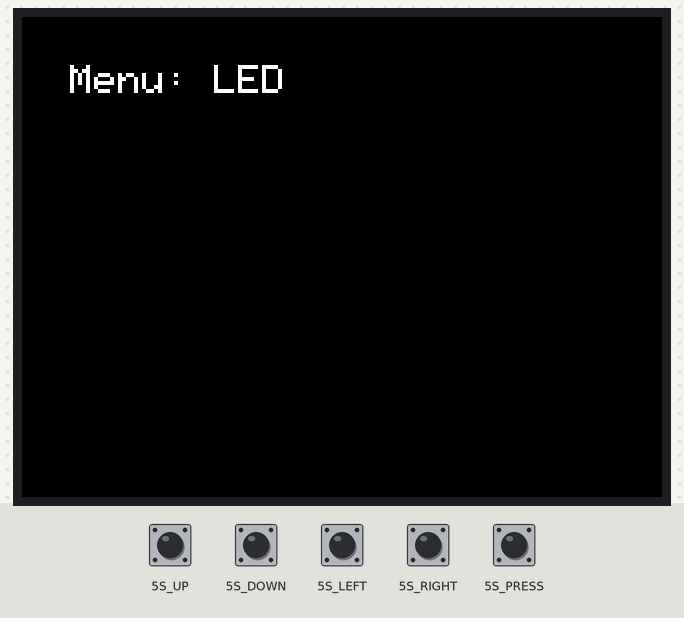
Bench run of a sketch on a simulated Seeed Wio Terminal. Shown: 320×240 colour display. Inputs (shaded band) come from the test bench; at power-on: 5S_DOWN, 5S_LEFT, 5S_PRESS, 5S_RIGHT, 5S_UP HIGH.

Above: at 1.3 s.
1.4 s: 5S_UP pulled LOW for 0.15 s
At 2.4 s:
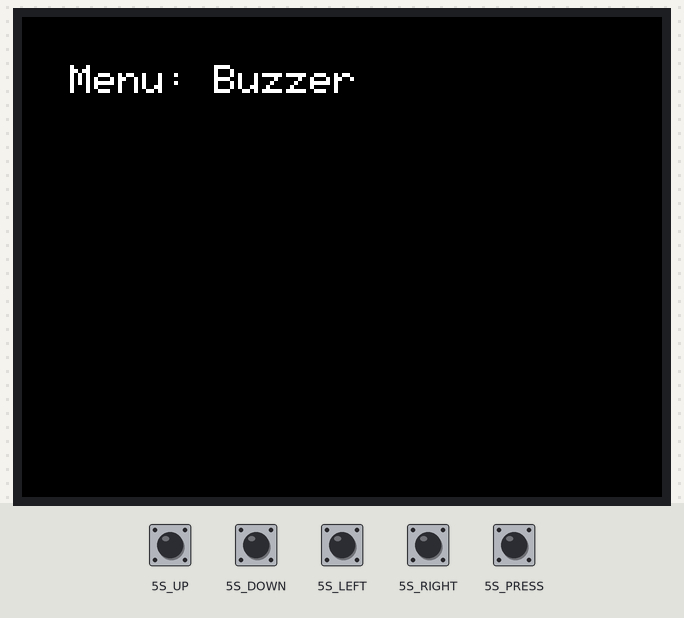
3.0 s: 5S_RIGHT pulled LOW for 0.15 s
At 3.8 s:
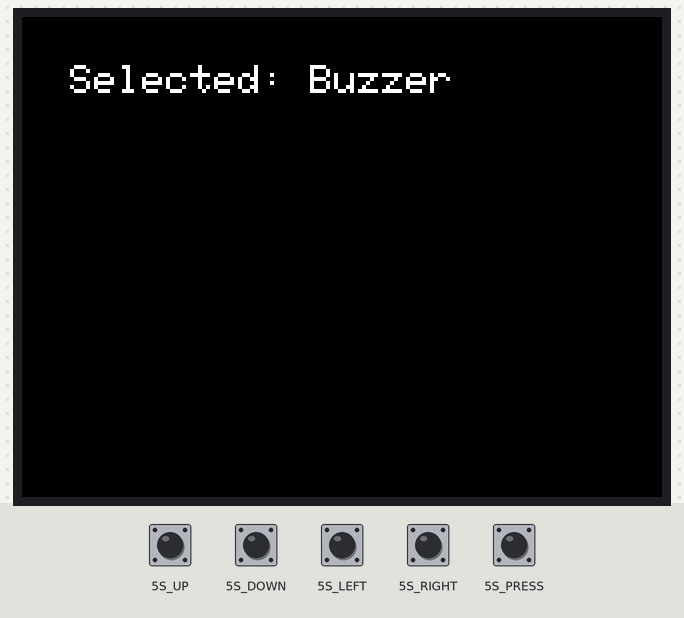
4.6 s: 5S_LEFT pulled LOW for 0.15 s
At 5.3 s:
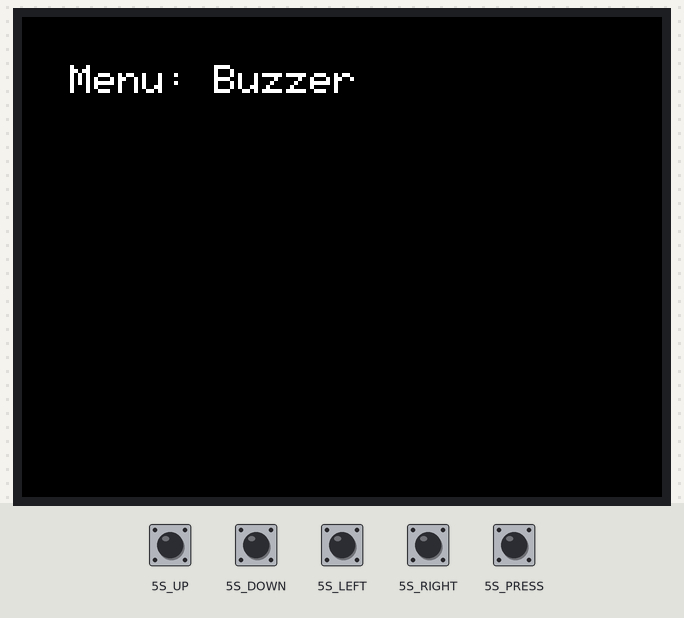
6.2 s: 5S_UP pulled LOW for 1 s
At 6.7 s:
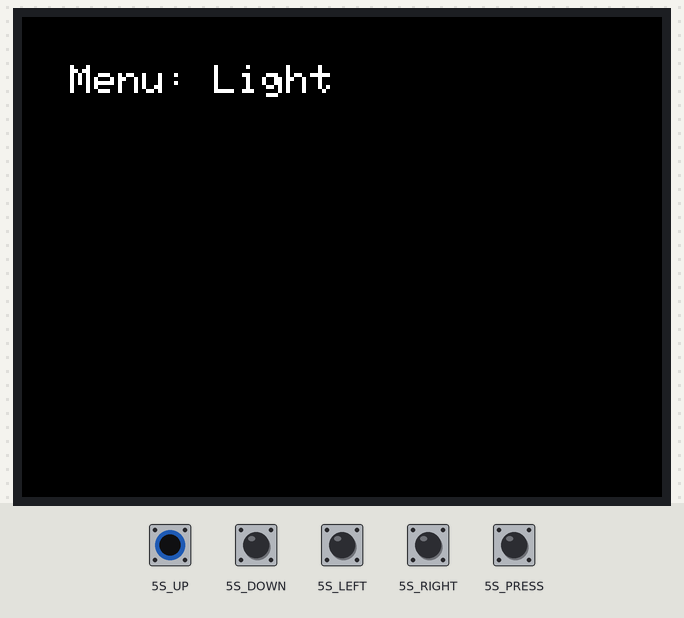
8.7 s: 5S_PRESS pulled LOW for 0.15 s
At 9.2 s:
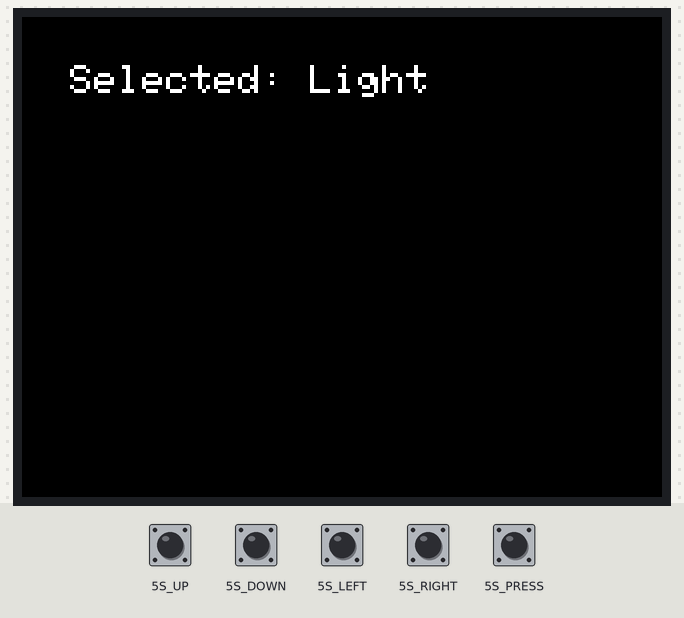
10.3 s: 5S_LEFT pulled LOW for 1 s
At 11.8 s:
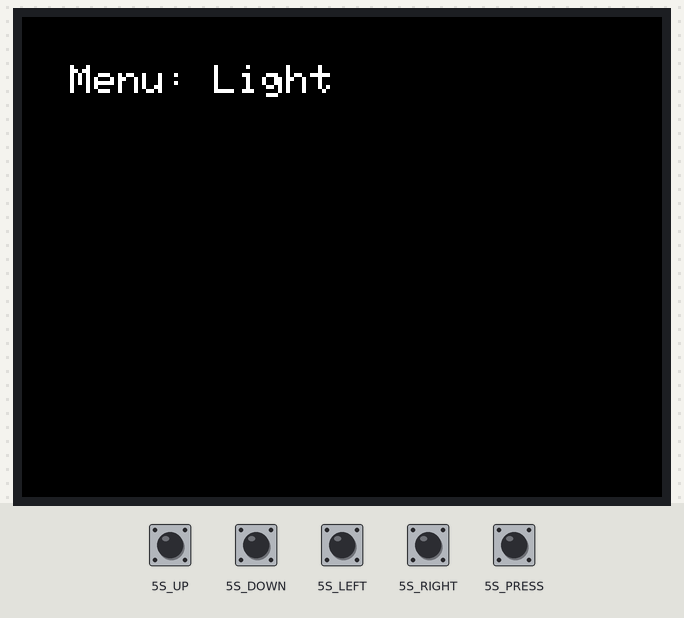
Timing chart, 0 to 13.3 s (numbered marks = the images above; inputs shaded):
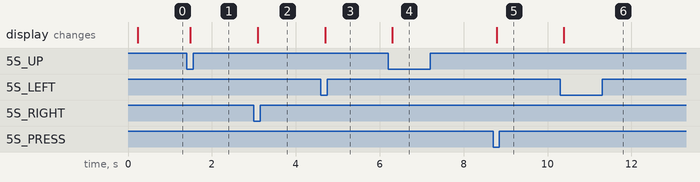

The sketch:

switch-menu.ino
```cpp
#include <TFT_eSPI.h>

TFT_eSPI tft;
int option = 0;
int previousOption = -1;
bool selected = false;
bool previousSelected = false;
bool wasUp = false;
bool wasDown = false;
bool wasConfirm = false;
bool wasLeft = false;

void setup() {
  pinMode(WIO_5S_UP, INPUT_PULLUP);
  pinMode(WIO_5S_DOWN, INPUT_PULLUP);
  pinMode(WIO_5S_LEFT, INPUT_PULLUP);
  pinMode(WIO_5S_RIGHT, INPUT_PULLUP);
  pinMode(WIO_5S_PRESS, INPUT_PULLUP);
  tft.begin();
  tft.setRotation(3);
  tft.setTextSize(2);
}

void loop() {
  bool up = digitalRead(WIO_5S_UP) == LOW;
  bool down = digitalRead(WIO_5S_DOWN) == LOW;
  bool confirm = digitalRead(WIO_5S_RIGHT) == LOW || digitalRead(WIO_5S_PRESS) == LOW;
  bool left = digitalRead(WIO_5S_LEFT) == LOW;

  if (selected) {
    if (left && !wasLeft) selected = false;
  } else {
    if (up && !wasUp) option = (option + 2) % 3;
    if (down && !wasDown) option = (option + 1) % 3;
    if (confirm && !wasConfirm) selected = true;
  }
  wasUp = up;
  wasDown = down;
  wasConfirm = confirm;
  wasLeft = left;

  if (option != previousOption || selected != previousSelected) {
    tft.fillScreen(TFT_BLACK);
    tft.setCursor(24, 24);
    if (selected) tft.print("Selected: ");
    else tft.print("Menu: ");
    if (option == 0) tft.println("LED");
    if (option == 1) tft.println("Light");
    if (option == 2) tft.println("Buzzer");
    previousOption = option;
    previousSelected = selected;
  }
  delay(25);
}
```

Measured:
- after the input at 1.4 s, the display: changes after 0.08 s (image 1)
- after the input at 3.0 s, the display: changes after 0.09 s (image 2)
- after the input at 4.6 s, the display: changes after 0.10 s (image 3)
- after the input at 6.2 s, the display: changes after 0.10 s (image 4)
- after the input at 8.7 s, the display: changes after 0.08 s (image 5)
- after the input at 10.3 s, the display: changes after 0.09 s (image 6)
